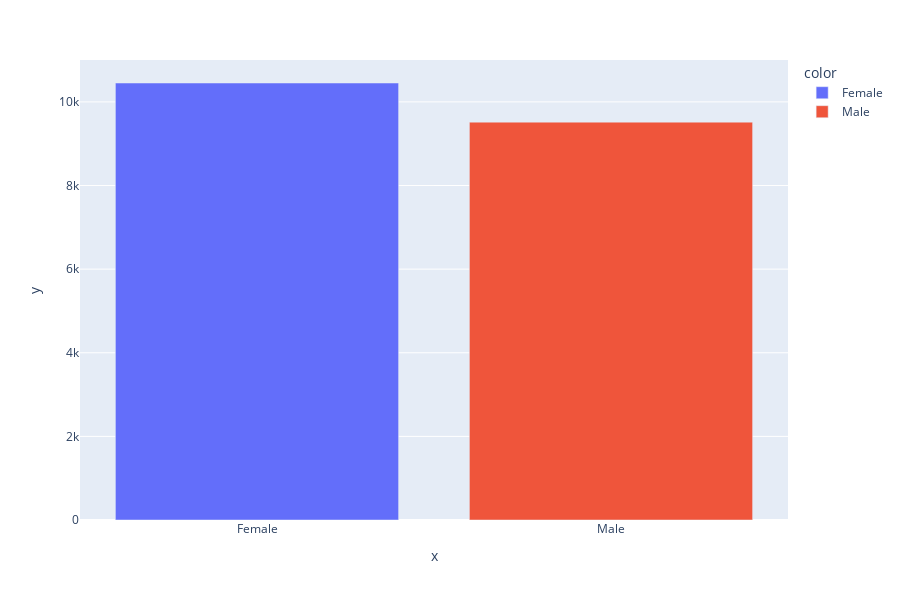

Write notebook code for a chart like this one.
### Code cell
barplot('gender')

### Figure 1 — Plotly figure (JSON) as saved in the notebook; plotly's stock layout.template omitted (floating-point values rounded to 4 significant figures)
{"data": [{"alignmentgroup": "True", "hovertemplate": "color=Female<br>x=%{x}<br>y=%{y}<extra></extra>", "legendgroup": "Female", "marker": {"color": "#636efa", "pattern": {"shape": ""}}, "name": "Female", "offsetgroup": "Female", "orientation": "v", "showlegend": true, "textposition": "auto", "type": "bar", "x": ["Female"], "xaxis": "x", "y": [10452], "yaxis": "y"}, {"alignmentgroup": "True", "hovertemplate": "color=Male<br>x=%{x}<br>y=%{y}<extra></extra>", "legendgroup": "Male", "marker": {"color": "#EF553B", "pattern": {"shape": ""}}, "name": "Male", "offsetgroup": "Male", "orientation": "v", "showlegend": true, "textposition": "auto", "type": "bar", "x": ["Male"], "xaxis": "x", "y": [9516], "yaxis": "y"}], "layout": {"barmode": "relative", "height": 600, "legend": {"title": {"text": "color"}, "tracegroupgap": 0}, "margin": {"t": 60}, "xaxis": {"anchor": "y", "domain": [0, 1], "title": {"text": "x"}}, "yaxis": {"anchor": "x", "domain": [0, 1], "title": {"text": "y"}}}}
